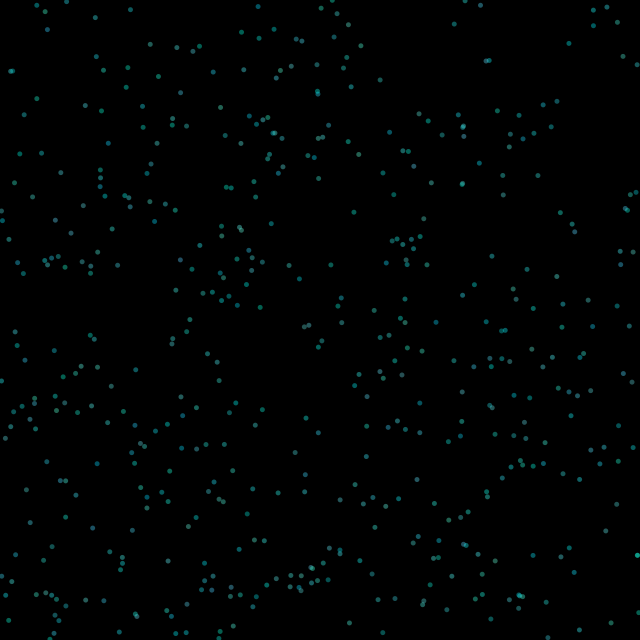
Frame 1 (no input)
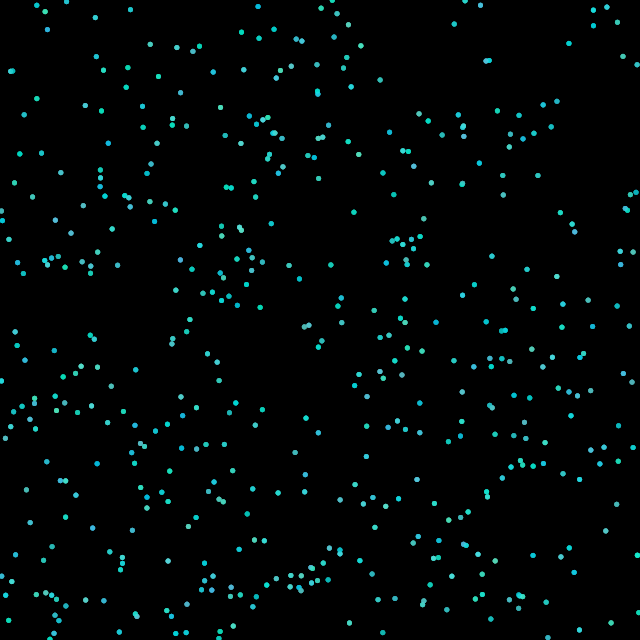
Frame 60 (the mouse pressed at the canvas centre just before this capture)
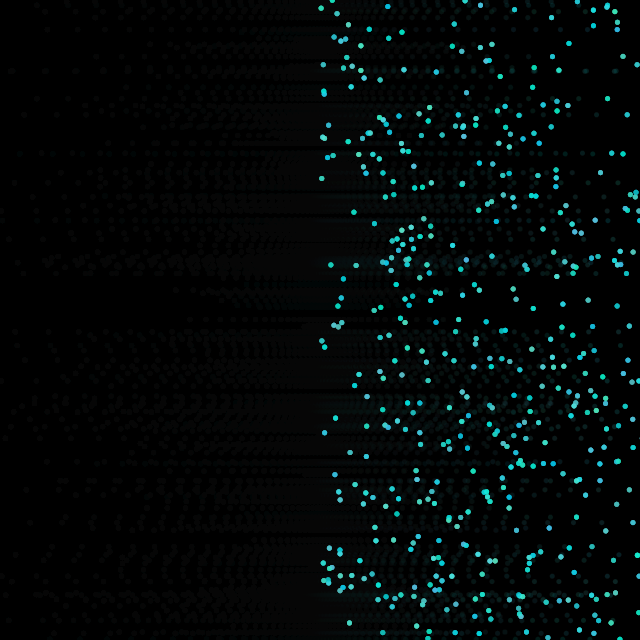
Frame 120 (the mouse held since frame 60 and released just before this capture)

The Processing sketch that drew these frames (run headless with seeded random() and noise(); from frame 60 on, the mouse is pressed at the canvas centre):

// Processing sketch: processing_157581
// ── processing_157581.pde

//Day 55 #create365

ArrayList<Object> objects;
int num = 500;

void setup() {
  size(640, 640);
  smooth();
  background(0);
  objects = new ArrayList<Object>();
  for (int i = 0; i < num; i++) {
    objects.add(new Object(new PVector(random(width), random(height))));
  }
}

void draw() {
  fill(0, 20);
  rect(0, 0, width, height);

  if (pmouseX <  mouseX ) {
    for (Object o : objects) {
      o.right = true;
    }
  } else if (pmouseX > mouseX ) {
    for (Object o : objects) {
      o.left = true;
    }
  } else if (pmouseY > mouseY ) {
    for (Object o : objects) {
      o.up = true;
    }
  } else if (pmouseY < mouseY ) {
    for (Object o : objects) {
      o.down = true;
    }
  }


  for (Object o : objects) {

    o.update();
    o.display();
  }
}

class Object {

  PVector position;
  float p1, p2, p3, p4;
  PVector velocity;
  float radius;
  boolean left = false;
  boolean right = false;
  boolean up = false;
  boolean down = false;
  color c = color(random(0, 100), random(200,250), random(200,250));

  Object(PVector pos) {
    position = pos.get();
    if (position.x < width/2) {
      p1 = position.x;
      p2 = width - position.x;
    } else {
      p2 = position.x;
      p1 = width - position.x;
    }
    if (position.y < height/2) {
      p3 = position.y;
      p4 = height - position.y;
    } else {
      p4 = position.y;
      p3 = height - position.y;
    }

    velocity = new PVector(0, 0);
    radius = 5;
  }



  void update() {
    float a = 3 + abs(position.x - width/2)/10;
   float b = 3 + abs(position.y - height/2)/10;

    if (left) {
      if (position.x > p1) {
        velocity = new PVector(-a, 0);
      } else if (position.x <= p1) {
        left = false;
        velocity = new PVector(0, 0);
      }
    }

    if (right) {
      if (position.x < p2) {
        velocity = new PVector(a, 0);
      } else if (position.x >= p2) {
        right = false;
        velocity = new PVector(0, 0);
      }
    } 

    if (down) {
      if (position.y < p4) {
        velocity = new PVector(0, b);
      } else if (position.y >= p4) {
        down = false;
        velocity = new PVector(0, 0);
      }
    }

    if (up) {
      if (position.y > p3) {
        velocity = new PVector(0, -b);
      } else if (position.y <= p3) {
        up = false;
        velocity = new PVector(0, 0);
      }
    }

    position.add(velocity);
  }

  void display() {
    fill(c, 100);
    noStroke();
    ellipse(position.x, position.y, radius, radius);
  }
}
